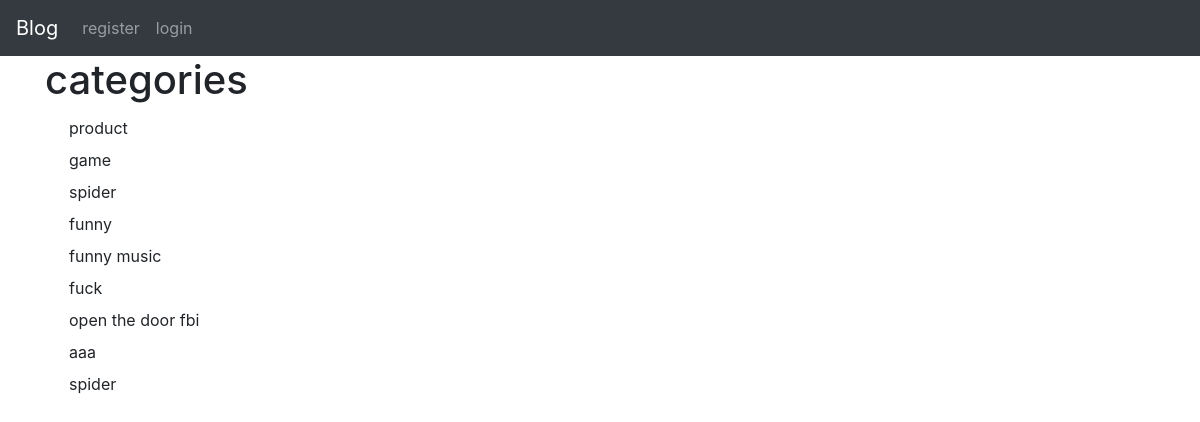
Page /category_list/ on the earlier database version.
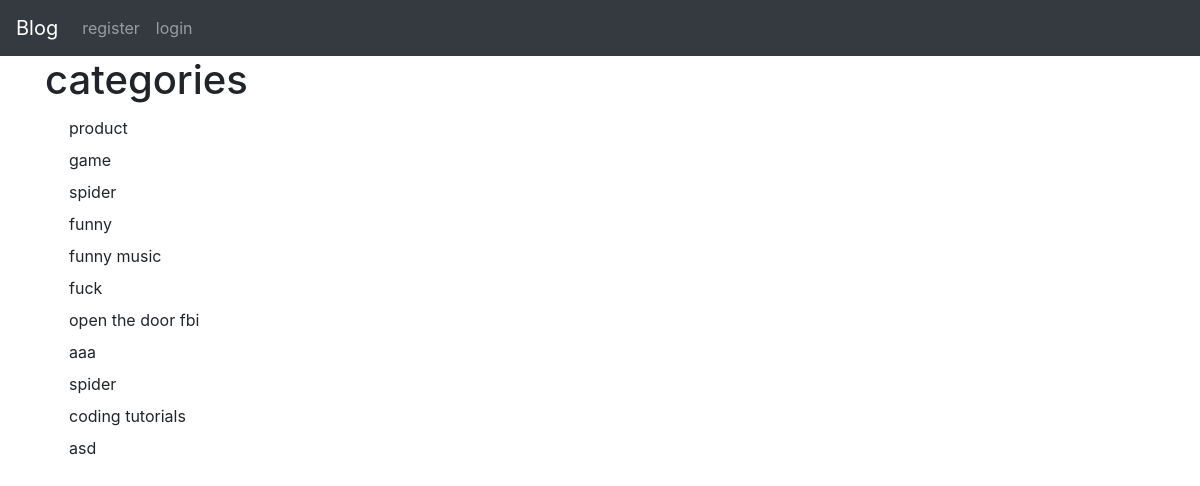
Same page on the later database version.
### MyBlog/models.py (models this page shows, shortened)
class Category(models.Model):
    name = models.CharField(max_length=250)
    def __str__(self):
        return self.name

### MyBlog/views.py (the view)
# urls.py: path('category_list/', CategoryListView, name="category_list"),
def CategoryListView(request):
    category_list_posts = Category.objects.all()
    return render(request, 'category_list.html',{'category_list_posts': category_list_posts})

### templates/category_list.html (shortened to what this page needs)
{% extends 'base.html' %}
{% block content %}
    <h1>categories</h1>
    {% for item in category_list_posts %}
        <a href="{% url 'category' item|slugify %}" class="dropdown-item"> {{ item }} </a>
    {% endfor %}
{% endblock %}

Differences in the rows shown:
added Category: name "coding tutorials"
added Category: name "asd"
